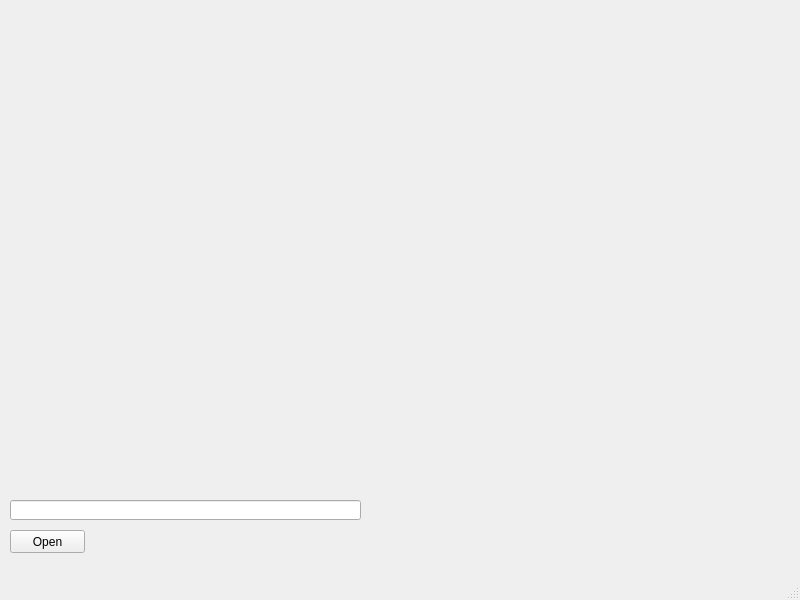
<?xml version="1.0" encoding="UTF-8"?>
<ui version="4.0">
 <class>CarpetPlotMainWindow</class>
 <widget class="QMainWindow" name="CarpetPlotMainWindow">
  <property name="enabled">
   <bool>true</bool>
  </property>
  <property name="geometry">
   <rect>
    <x>0</x>
    <y>0</y>
    <width>800</width>
    <height>600</height>
   </rect>
  </property>
  <property name="sizePolicy">
   <sizepolicy hsizetype="Fixed" vsizetype="Fixed">
    <horstretch>0</horstretch>
    <verstretch>0</verstretch>
   </sizepolicy>
  </property>
  <property name="maximumSize">
   <size>
    <width>800</width>
    <height>600</height>
   </size>
  </property>
  <property name="windowTitle">
   <string>Carpet Plotter</string>
  </property>
  <property name="toolTipDuration">
   <number>0</number>
  </property>
  <widget class="QWidget" name="centralwidget">
   <widget class="QPushButton" name="pushButtonOpen">
    <property name="geometry">
     <rect>
      <x>10</x>
      <y>530</y>
      <width>75</width>
      <height>23</height>
     </rect>
    </property>
    <property name="text">
     <string>Open</string>
    </property>
   </widget>
   <widget class="QLineEdit" name="lineEdit">
    <property name="geometry">
     <rect>
      <x>10</x>
      <y>500</y>
      <width>351</width>
      <height>20</height>
     </rect>
    </property>
   </widget>
  </widget>
  <widget class="QMenuBar" name="menubar">
   <property name="geometry">
    <rect>
     <x>0</x>
     <y>0</y>
     <width>800</width>
     <height>21</height>
    </rect>
   </property>
  </widget>
  <widget class="QStatusBar" name="statusbar"/>
 </widget>
 <resources/>
 <connections/>
</ui>
